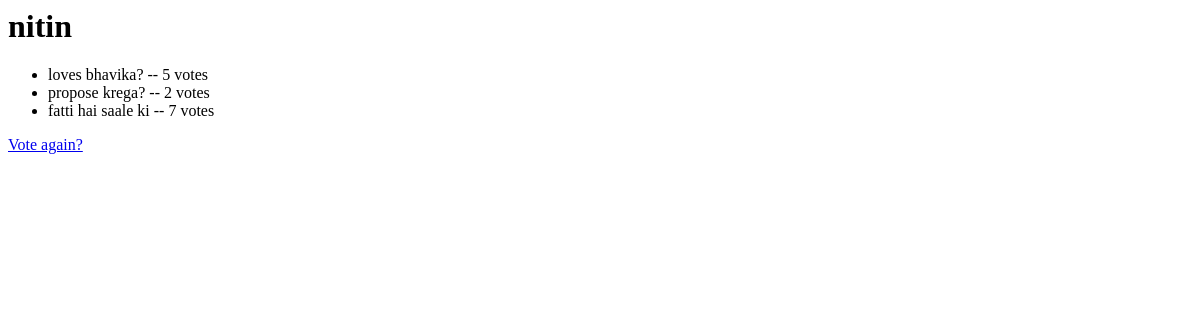
Before: /1/results/ with the older database file.
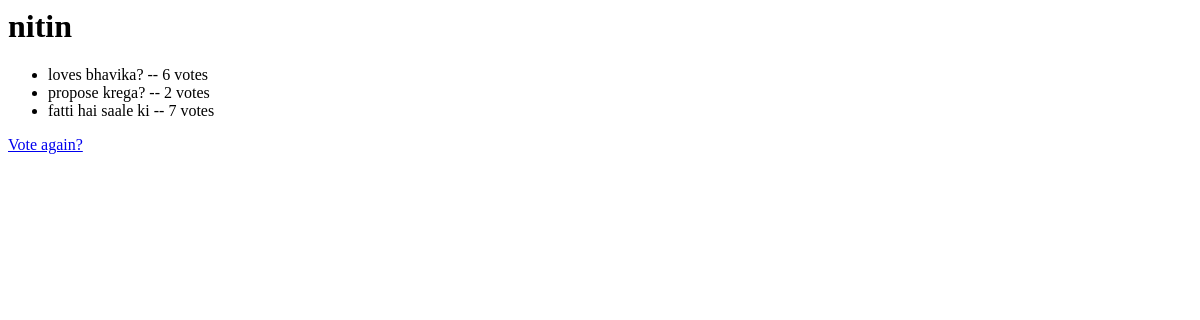
After: the same page with the newer database file.
### polls/models.py (models this page shows, shortened)
class Choice(models.Model):
    question = models.ForeignKey(Question, on_delete=models.CASCADE)
    choice_text = models.CharField(max_length=300)
    votes = models.IntegerField(default=0)

### polls/views.py (the view)
# urls.py: path('<int:pk>/results/', views.ResultsView.as_view(), name='results'),
class ResultsView(generic.DetailView):
    model = Question
    template_name = 'polls/results.html'

### polls/templates/polls/results.html
<h1>{{ question.question_text }}</h1>
<ul>
{% for choice in question.choice_set.all %}
    <li>{{ choice.choice_text }} -- {{ choice.votes }} vote{{ choice.votes|pluralize }}</li>
{% endfor %}
</ul>
<a href="{% url 'polls:detail' question.id %}">Vote again?</a>

Changed rows visible on the page:
changed Choice "loves bhavika?": votes "5" → "6"
